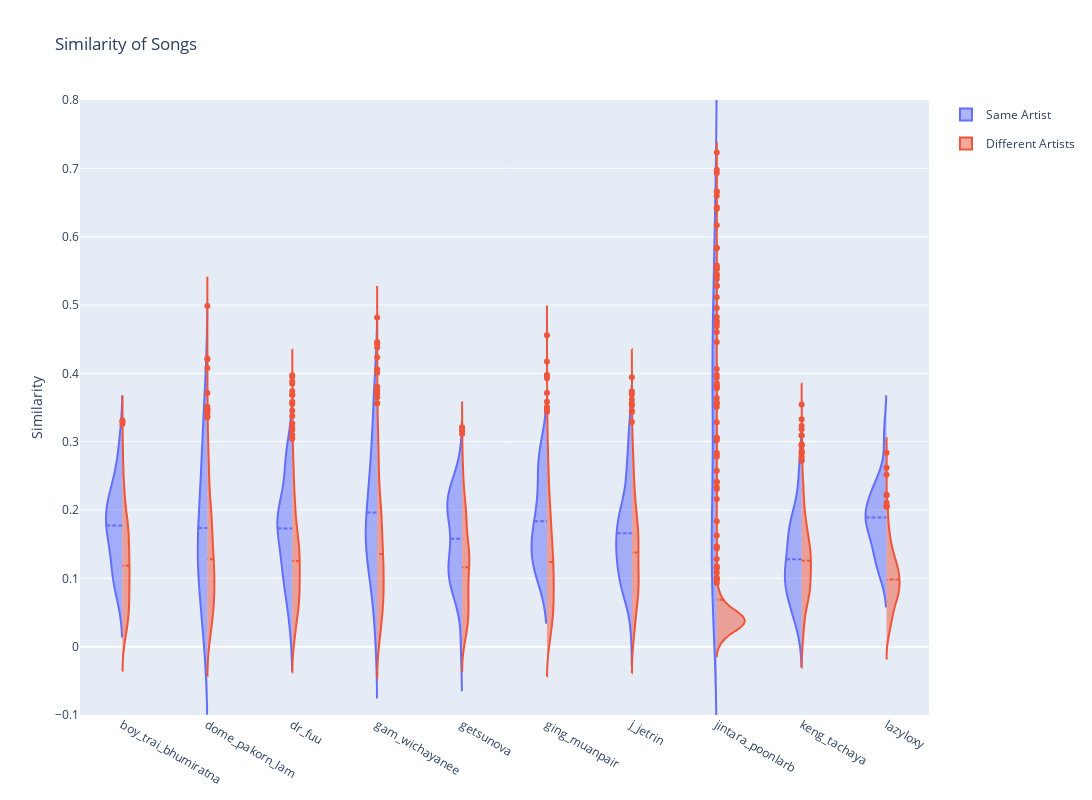

The code cell stored with this chart in its notebook:
### Code cell
df = artist_song_filter_df

fig = go.Figure()

fig.add_trace(go.Violin(x=df['artist_artist'][df['same_artist']],
                        y=df['vector_similarity'][df['same_artist']],
                        legendgroup='Same Artist', scalegroup='Same Artist', name='Same Artist',
                        side='negative')
             )
fig.add_trace(go.Violin(x=df['artist_artist'][~df['same_artist']],
                        y=df['vector_similarity'][~df['same_artist']],
                        legendgroup='Different Artists', scalegroup='Different Artists', name='Different Artists',
                        side='positive')
             )


fig.update_layout(
    width=1500,
    height=800,)
fig.update_traces(meanline_visible=True)
fig.update_layout(violingap=0, violinmode='overlay')
fig.update_layout(title='Similarity of Songs')
fig.update_xaxes(range=[-0.5, 9.5])
fig.update_yaxes(range=[-0.1, 0.8], title='Similarity')
fig.show()

# Note that you should click *Autoscale* on the figure option to show all artists' violins

### Figure 1 — Plotly figure (JSON) as saved in the notebook; plotly's stock layout.template omitted (floating-point values rounded to 4 significant figures; data arrays with more than 128 entries replaced by an {"elided": "..."} marker saying what was removed)
{"data": [{"legendgroup": "Same Artist", "meanline": {"visible": true}, "name": "Same Artist", "scalegroup": "Same Artist", "side": "negative", "type": "violin", "x": {"elided": "831 str values"}, "y": {"elided": "831 float values"}}, {"legendgroup": "Different Artists", "meanline": {"visible": true}, "name": "Different Artists", "scalegroup": "Different Artists", "side": "positive", "type": "violin", "x": {"elided": "21606 str values"}, "y": {"elided": "21606 float values"}}], "layout": {"height": 800, "title": {"text": "Similarity of Songs"}, "violingap": 0, "violinmode": "overlay", "width": 1500, "xaxis": {"range": [-0.5, 9.5]}, "yaxis": {"range": [-0.1, 0.8], "title": {"text": "Similarity"}}}}
